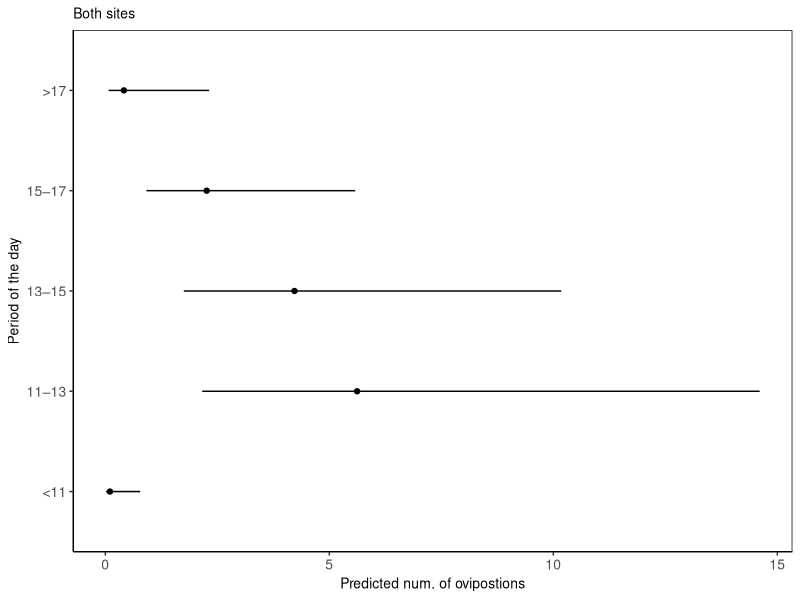

This figure's R source:
######################
# oviposition models #
######################


# packages ----------------------------------------------------------------
library (tidyverse)
library (lme4)


# data --------------------------------------------------------------------
## number of ovipositions per female
ovi.byfem <- read.csv ("data/ovi_by_female.csv")
## number of ovipositing females per survey
ovi.bysurv <- read.csv ("data/ovi_by_survey.csv")


# model 1: number of oviposition per female -------------------------------
# ovi.byfem <- ovi.byfem %>% 
#   rownames_to_column() %>% 
#   mutate(fem_code = if_else(is.na(fem_code), as.integer(rowname), fem_code))

mod1 <- glmer (n_ovi ~
                 microhabitat*species +
                 (1 | day_period) +
                 (1 | jday_cat) +
                 (1 | site) +
                 # (1 | fem_code) +
                 offset (log (duration)),
               # na.action = na.pass,
               data = ovi.byfem,
               family = poisson)

summary (mod1)

## extraction of fixed effects coefficients and their statistical significance as a dataframe
fixef1 <- round (coef (summary (mod1)), digits = 4)

## extraction of random effects variance estimate as a dataframe
ranef1 <- as.data.frame (VarCorr (mod1, comp = c ("Variance", "Std.Dev.")))

## test of effects
### Analysis of deviance, Wald chi-sq test
eftest1 <- car::Anova (mod1, type = "III")


# Fig. S4 -----------------------------------------------------------------
(ran.plot1 <- ranef (mod1, condVar = T, whichel = c("day_period")) %>% 
  as.data.frame() %>% 
  mutate (grp = factor (grp, levels = c("1", "2", "3", "4", "5"))) %>% 
  ggplot (aes (y = grp, x = exp (condval))) +
  geom_point() +
  geom_errorbarh (aes (xmin = exp (condval - 1.96*condsd),
                       xmax = exp (condval + 1.96*condsd),
                       height = 0)) +
  labs (y = "Period of the day",
        x = "Predicted num. of ovipostions",
        title = "Both sites") +
  scale_y_discrete (labels = c ("<11", "11–13", "13–15", "15–17", ">17")) +
  theme_classic () +
  theme (text = element_text (size = 10),
         axis.title = element_text (size = 10),
         axis.text = element_text (size = 10),
         plot.title = element_text (size = 10,
                                    face = "plain"),
         panel.border = element_rect (fill = NA),
         plot.tag = element_text (size = 10,
                                  face = "bold")) +
  guides (size = "none"))



# model 2: number of ovipositing females by survey ------------------------
mod2 <- glmer (n_fem ~
                 microhabitat*species +
                 (1 | day_period) +
                 (1 | jday_cat) +
                 (1 | site) +
                 offset (log(duration)),
               data = ovi.bysurv,
               family = poisson)

summary (mod2)

## extraction of fixed effects coefficients and their statistical significance as a dataframe
fixef2 <- round (coef (summary (mod2)), digits = 4)

## extraction of random effects variance estimate as a dataframe
ranef2 <- as.data.frame (VarCorr (mod2, comp = c ("Variance", "Std.Dev.")))

## extraction of fixef effects significance test as a dataframe
eftest2 <- car::Anova (mod2, type = "III")
